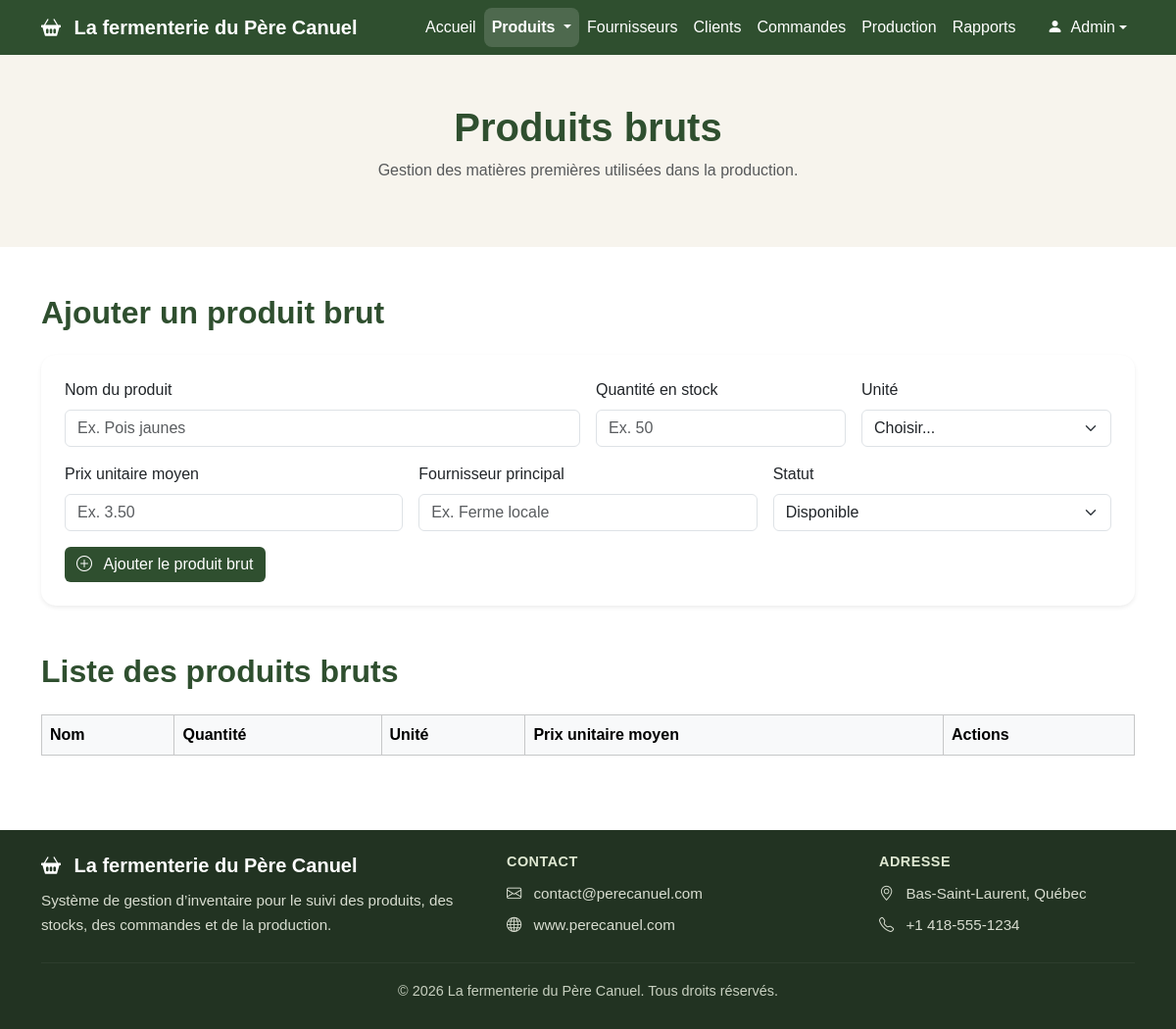
The page /produits-bruts.php on the database as committed earlier.
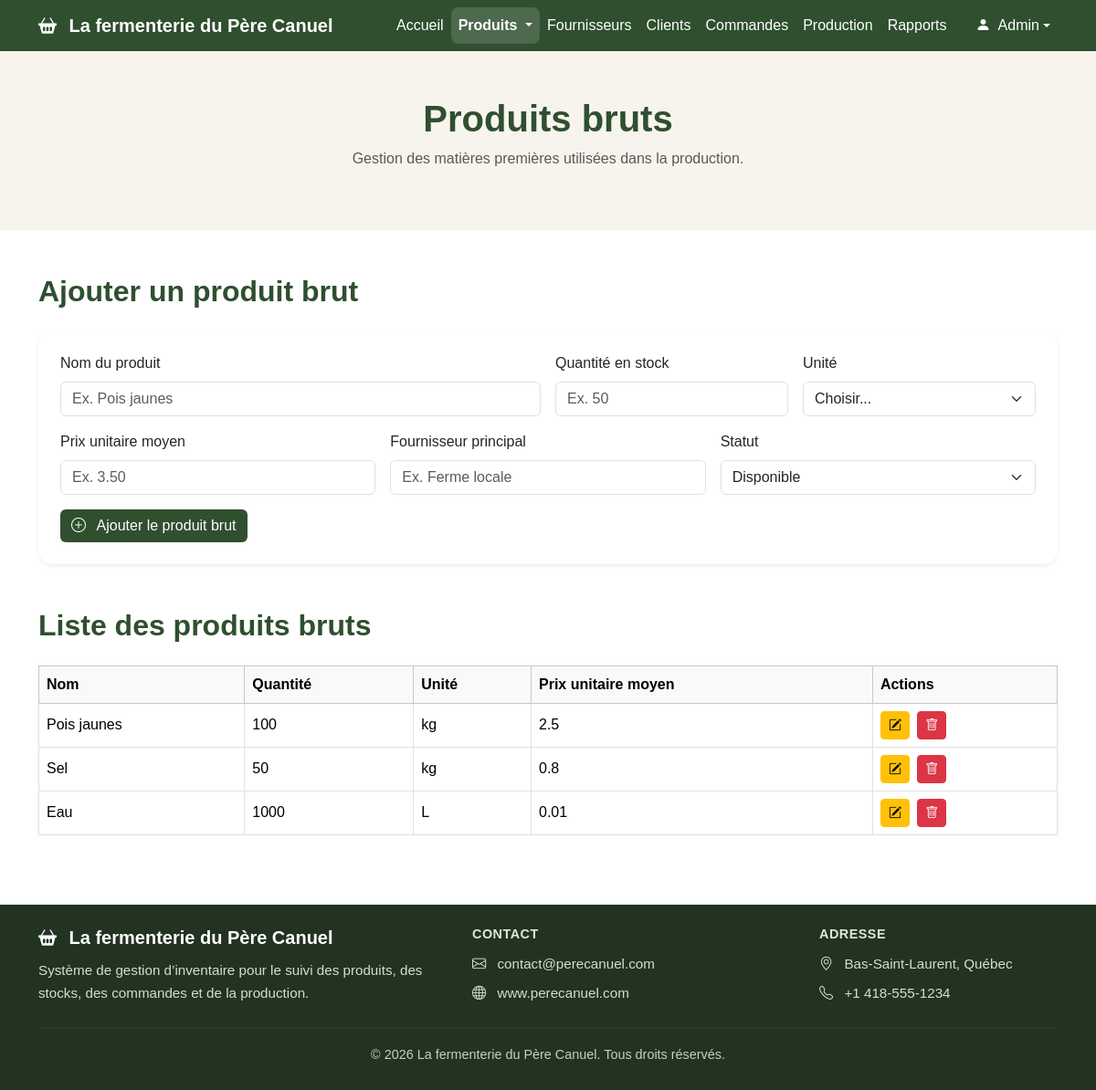
The same page on the database as committed later.
### tables this page shows
CREATE TABLE `produitbrut` (
  `id_produit_brut` int(11) NOT NULL,
  `nom` varchar(100) DEFAULT NULL,
  `quantite_stock` int(11) DEFAULT NULL,
  `unite_mesure` varchar(50) DEFAULT NULL,
  `prix_unitaire_moyen` float DEFAULT NULL
);

### produits-bruts.php (the view, shortened to what this page needs)
<!DOCTYPE html>
<html lang="fr">
<head>
  <link href="https://cdn.jsdelivr.net/npm/bootstrap@5.3.3/dist/css/bootstrap.min.css" rel="stylesheet">
  <link href="https://cdn.jsdelivr.net/npm/bootstrap-icons@1.11.3/font/bootstrap-icons.css" rel="stylesheet">
  <link type="text/css" rel="stylesheet" href="styles/produits-bruts.css"/>
  <?php require_once "liaisonBD.php";
  $sql = "SELECT * FROM produitbrut";
  $stmt = $pdo->query($sql);
  $produits_bruts = $stmt->fetchAll(PDO::FETCH_ASSOC);
  ?>
</head>
<body>
  <nav class="navbar navbar-expand-lg navbar-dark">
    <div class="container">
      <a class="navbar-brand fw-bold" href="index.php">
        <i class="bi bi-basket2-fill me-2"></i>
        La fermenterie du Père Canuel
      </a>
      <div class="collapse navbar-collapse" id="navbarMenu">
        <ul class="navbar-nav ms-auto">
          <li class="nav-item">
            <a class="nav-link" href="index.php">Accueil</a>
          </li>
          <li class="nav-item dropdown">
            <a class="nav-link dropdown-toggle active" href="#" id="produitsDropdown" role="button"
              data-bs-toggle="dropdown" aria-expanded="false">
              Produits
            </a>
          </li>
          <li class="nav-item">
            <a class="nav-link" href="fournisseurs.php">Fournisseurs</a>
          </li>
          <li class="nav-item">
            <a class="nav-link" href="clients.php">Clients</a>
          </li>
          <li class="nav-item">
            <a class="nav-link" href="commandes.php">Commandes</a>
          </li>
          <li class="nav-item">
            <a class="nav-link" href="production.php">Production</a>
          </li>
          <li class="nav-item">
            <a class="nav-link" href="rapports.php">Rapports</a>
          </li>
          <li class="nav-item dropdown ms-lg-3">
            <a class="nav-link dropdown-toggle d-flex align-items-center"
              href="#" id="userDropdown" role="button"
              data-bs-toggle="dropdown" aria-expanded="false">
              <span class="user-avatar me-2">
                <i class="bi bi-person-fill"></i>
              </span>
              Admin
            </a>
          </li>
        </ul>
      </div>
    </div>
  </nav>
  <header class="page-header">
    <div class="container">
      <h1>Produits bruts</h1>
      <p class="text-muted">
        Gestion des matières premières utilisées dans la production.
      </p>
    </div>
  </header>
  <main class="container my-5">
    <section class="mb-5">
      <h2 class="section-title mb-4">Ajouter un produit brut</h2>
      <div class="card shadow-sm p-4">
        <form>
          <div class="row g-3">
            <div class="col-md-6">
              <label for="nomProduit" class="form-label">Nom du produit</label>
              <input
                type="text"
                class="form-control"
                id="nomProduit"
                placeholder="Ex. Pois jaunes"
              >
            </div>
            <div class="col-md-3">
              <label for="quantite" class="form-label">Quantité en stock</label>
              <input
                type="number"
                class="form-control"
                id="quantite"
                placeholder="Ex. 50"
              >
            </div>
            <div class="col-md-3">
              <label for="unite" class="form-label">Unité</label>
              <select class="form-select" id="unite">
                <option selected>Choisir...</option>
              </select>
            </div>
            <div class="col-md-4">
              <label for="prix" class="form-label">Prix unitaire moyen</label>
              <input type="number" class="form-control" id="prix" placeholder="Ex. 3.50">
            </div>
            <div class="col-md-4">
              <label for="fournisseur" class="form-label">Fournisseur principal</label>
              <input type="text" class="form-control" id="fournisseur" placeholder="Ex. Ferme locale">
            </div>
            <div class="col-md-4">
              <label for="statut" class="form-label">Statut</label>
              <select class="form-select" id="statut">
                <option>Disponible</option>
              </select>
            </div>
            <div class="col-12">
              <button type="submit" class="btn btn-principal">
                <i class="bi bi-plus-circle me-2"></i>
                Ajouter le produit brut
              </button>
            </div>
          </div>
        </form>
      </div>
    </section>
    <section>
      <h2 class="section-title mb-4">Liste des produits bruts</h2>
      <div class="table-responsive">
        <table class="table table-bordered align-middle">
          <thead class="table-light">
            <tr>
              <th>Nom</th>
              <th>Quantité</th>
              <th>Unité</th>
              <th>Prix unitaire moyen</th>
              <th>Actions</th>
            </tr>
          </thead>
          <tbody>
            <?php foreach ($produits_bruts as $produit_brut): ?>
              <tr>
                <td><?= $produit_brut["nom"] ?></td>
                <td><?= $produit_brut["quantite_stock"] ?></td>
                <td><?= $produit_brut["unite_mesure"] ?></td>
                <td><?= $produit_brut["prix_unitaire_moyen"] ?></td>
                <td>
                  <button class="btn btn-sm btn-warning me-1" data-bs-toggle="modal" data-bs-target="#modifierModal">
                    <i class="bi bi-pencil-square"></i>
                  </button>
                  <button class="btn btn-sm btn-danger" data-bs-toggle="modal" data-bs-target="#supprimerModal">
                    <i class="bi bi-trash"></i>
                  </button>
                </td>
              </tr>
            <?php endforeach; ?>
          </tbody>
        </table>
      </div>
    </section>
  </main>
  <footer class="footer-pro">
    <div class="container py-4">
      <div class="row gy-4 align-items-center">
        <div class="col-lg-5 col-md-12">
          <h5 class="footer-title">
            <i class="bi bi-basket2-fill me-2"></i>
            La fermenterie du Père Canuel
          </h5>
          <p class="footer-text mb-0">
            Système de gestion d’inventaire pour le suivi des produits,
            des stocks, des commandes et de la production.
          </p>
        </div>
        <div class="col-lg-4 col-md-12">
          <h6 class="footer-subtitle">Contact</h6>
          <p class="footer-text mb-2">
            <i class="bi bi-envelope me-2"></i>
              contact@perecanuel.com
          </p>
          <p class="footer-text mb-0">
            <i class="bi bi-globe me-2"></i>
              www.perecanuel.com
          </p>
        </div>
        <div class="col-lg-3 col-md-12">
          <h6 class="footer-subtitle">Adresse</h6>
          <p class="footer-text mb-2">
            <i class="bi bi-geo-alt me-2"></i>
              Bas-Saint-Laurent, Québec
          </p>
          <p class="footer-text mb-0">
            <i class="bi bi-telephone me-2"></i>
              +1 418-555-1234
          </p>
        </div>
      </div>
      <hr class="footer-line">
        <div class="text-center">
          <p class="footer-bottom mb-1">
            © 2026 La fermenterie du Père Canuel. Tous droits réservés.
          </p>
        </div>
    </div>
  </footer>
</body>
</html>

### styles/produits-bruts.css (style rules this page uses)
body { font-family: Arial, Helvetica, sans-serif; background-color: #ffffff; }
.navbar { background-color: #2f4f2f; }
.navbar-brand, .nav-link { color: white; font-weight: 500; }
.navbar .nav-link.active { color: #ffffff; font-weight: 700; background-color: rgba(255, 255, 255, 0.15); border-radius: 8px; }
.page-header { background-color: #f7f4ed; padding: 50px 0; text-align: center; }
.page-header h1 { color: #2f4f2f; font-weight: 700; }
.section-title { color: #2f4f2f; font-weight: 700; }
.btn-principal { background-color: #2f4f2f; color: white; border: none; }
.card { border-radius: 15px; border: none; }
.footer-pro { background-color: #223322; color: #ffffff; margin-top: 60px; }
.footer-title { font-weight: 700; color: #ffffff; margin-bottom: 12px; }
.footer-subtitle { font-weight: 700; color: #dfe8d2; margin-bottom: 12px; text-transform: uppercase; font-size: 0.9rem; letter-spacing: 0.5px; }
.footer-text { color: #d8ddd0; font-size: 0.95rem; line-height: 1.6; }
.footer-line { border-color: rgba(255, 255, 255, 0.2); margin: 25px 0 18px; }
.footer-bottom { color: #c8d0c0; font-size: 0.9rem; }

Rows that differ between the two databases and show on the page:
added produitbrut: nom "Pois jaunes", quantite_stock "100", unite_mesure "kg", prix_unitaire_moyen "2.5"
added produitbrut: nom "Sel", quantite_stock "50", unite_mesure "kg", prix_unitaire_moyen "0.8"
added produitbrut: nom "Eau", quantite_stock "1000", unite_mesure "L", prix_unitaire_moyen "0.01"
